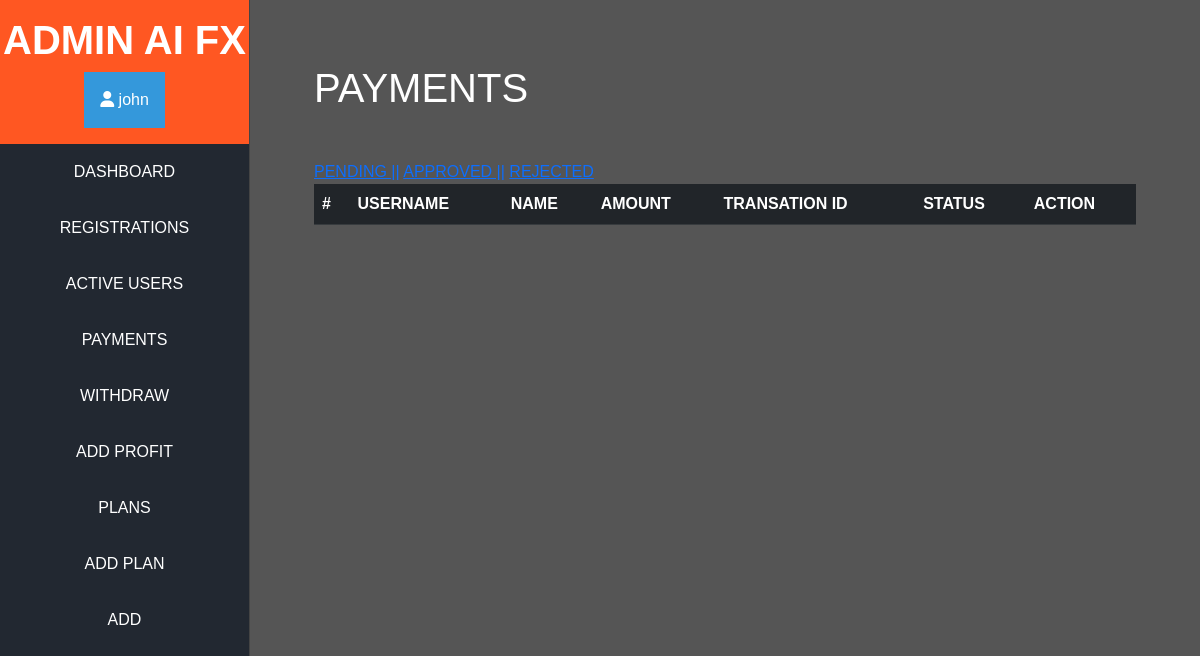
The app's page /moderator/payments/rejected (signed in), older data.
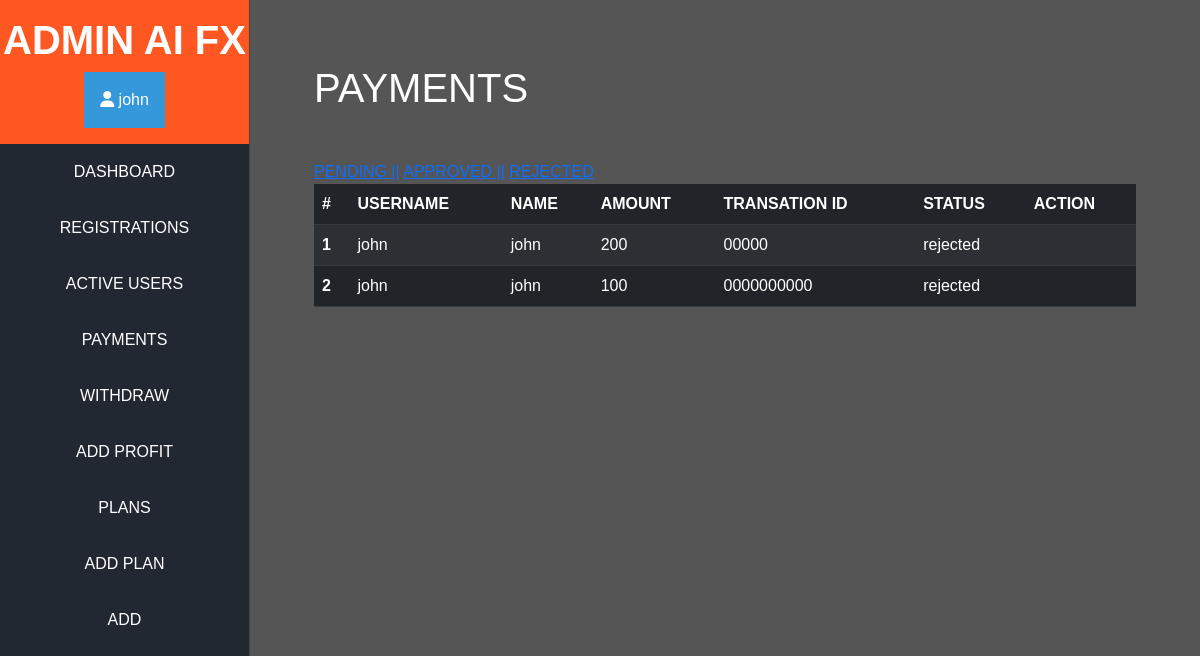
The same page, newer data.
### home/models.py (models this page shows)
class Payment(models.Model):
    user = models.ForeignKey(User, on_delete=models.CASCADE)
    transaction_name = models.CharField(max_length=100)
    transaction_id = models.CharField(max_length=100)
    transaction_amount = models.CharField(max_length=100)
    transaction_status = models.CharField(max_length=100)

### home/views.py (the view, shortened to what this page needs)
# urls.py: path('moderator/payments/<str:status>', login_required(views.ModPayments_view.as_view()), name='mod_payments'),
class ModPayments_view(View):
    def get(self,request, **kwargs):
        if "id" in kwargs:
            payment_id = kwargs["id"]
            action = kwargs["action"]
            payment = models.Payment.objects.get(id=payment_id)
            if action == "approve":
                if payment.transaction_status == "Approved":
                    messages.error(request, "already approved")
                    return redirect("/moderator/payments/approved")
                if models.User_plan.objects.filter(user=payment.user).exists() == True:
                    user_plan = models.User_plan.objects.get(user=payment.user)
                    user_plan.invested_amount = str(float(user_plan.invested_amount) + float(payment.transaction_amount))
                    plan = self.get_plan(user_plan.invested_amount)
                    user_plan.plan = plan
                    user_plan.user_status = "Active"
                    user_plan.save()
                payment.transaction_status = "approved"
                payment.save()
                messages.success(request, "payment approved")
                return redirect("/moderator/payments/approved")
            elif action == "reject":
                payment.transaction_status = 'rejected'
                payment.save()
                messages.success(request, "payment rejected")
                return redirect("/moderator/payments/rejected")
        else:
            status = kwargs["status"]
            context = {
                "payments": models.Payment.objects.filter(transaction_status=status),
            }
            return render(request, "mod/payments.html", context=context)

### templates/mod/payments.html (shortened to what this page needs)
{% extends 'mod/admbase.html' %}
{% block content%}
<div class="m-5">
<h1> PAYMENTS </h1>
<br>
<a href="{% url 'mod_payments' status='pending' %}"> PENDING  ||</a>
<a href="{% url 'mod_payments' status='approved' %}"> APPROVED ||</a>
<a href="{% url 'mod_payments' status='rejected' %}"> REJECTED </a>
<table class="table table-dark table-striped">
  <thead>
      <tr>
        <th scope="col">#</th>
        <th scope="col">USERNAME</th>
        <th scope="col">NAME</th>
        <th scope="col">AMOUNT</th>
        <th scope="col">TRANSATION ID</th>
        <th scope="col">STATUS</th>
        <th scope="col">ACTION</th>
      </tr>
    </thead>
    <tbody>
      {% for payment in payments %}
      <tr>
        <th scope="row">{{ forloop.counter }}</th>
        <td>{{ payment.user.username }}</td>
        <td>{{ payment.transaction_name }}</td>
        <td>{{ payment.transaction_amount }}</td>
        <td>{{ payment.transaction_id }}</td>
        <td>{{ payment.transaction_status }}</td>
        <td>
        </td>
      </tr>
      {% endfor %}
    </tbody>
  </table>
{% endblock %}

Row changes from the older to the newer data that the page shows:
added Payment: user.username "john", transaction_name "john", transaction_amount "200", transaction_id "00000", transaction_status "rejected"
added Payment: user.username "john", transaction_name "john", transaction_amount "100", transaction_id "0000000000", transaction_status "rejected"
